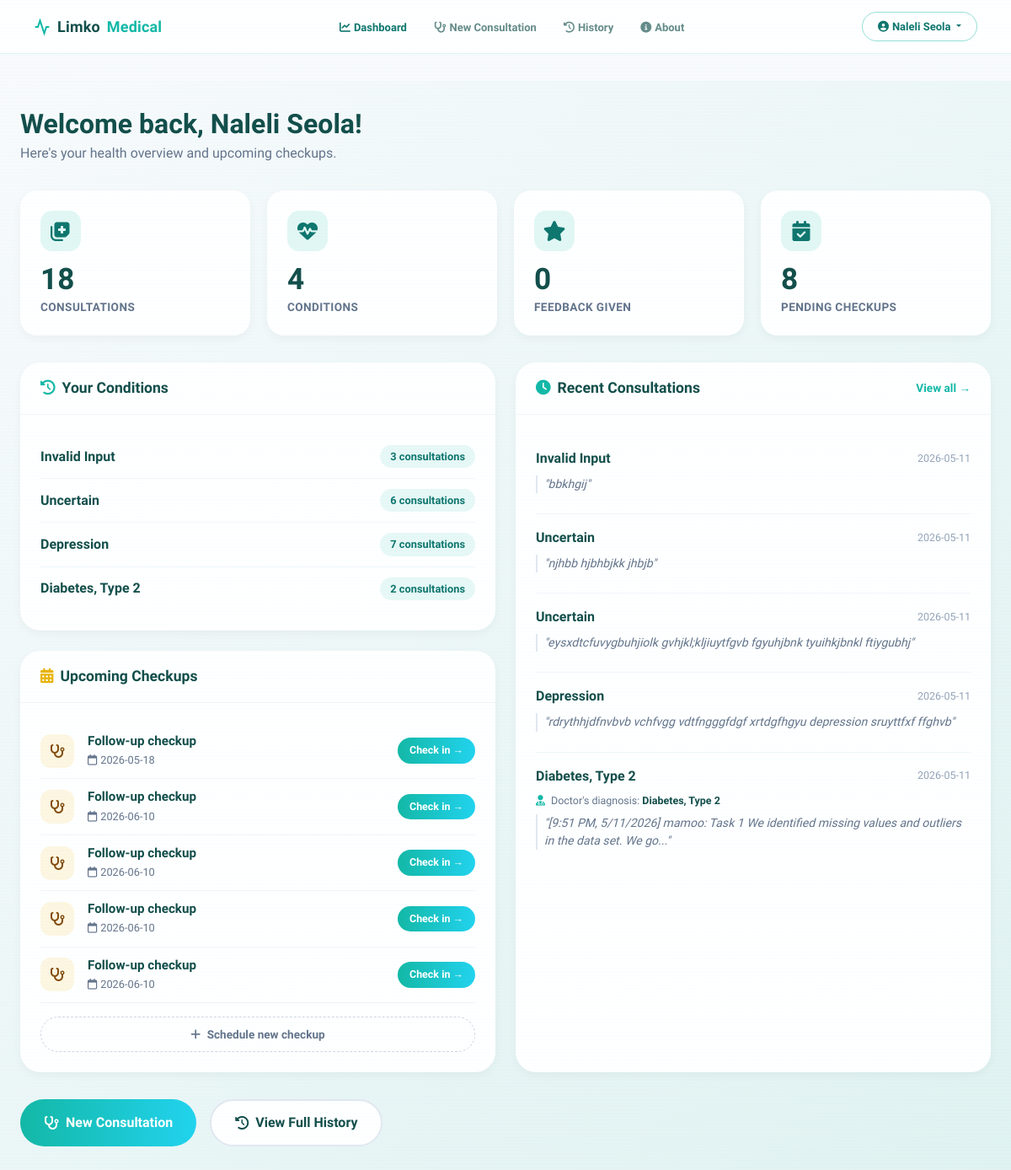
The app's page /dashboard (signed in) with its own data.
### tables this page shows
CREATE TABLE users (
                    user_id TEXT PRIMARY KEY,
                    email TEXT UNIQUE,
                    full_name TEXT,
                    password_hash TEXT,
                    age INTEGER,
                    gender TEXT,
                    created_at TIMESTAMP DEFAULT CURRENT_TIMESTAMP,
                    last_login TIMESTAMP
                );

CREATE TABLE checkups (
                    checkup_id INTEGER PRIMARY KEY AUTOINCREMENT,
                    user_id TEXT NOT NULL,
                    consultation_id INTEGER,
                    scheduled_date DATE,
                    status TEXT DEFAULT 'pending',
                    notes TEXT,
                    created_at TIMESTAMP DEFAULT CURRENT_TIMESTAMP, feeling TEXT, severity INTEGER, medication_adherence TEXT,
                    FOREIGN KEY (user_id) REFERENCES users(user_id),
                    FOREIGN KEY (consultation_id) REFERENCES consultations(consultation_id)
                );

CREATE TABLE consultations (
                    consultation_id INTEGER PRIMARY KEY AUTOINCREMENT,
                    user_id TEXT NOT NULL,
                    symptoms TEXT NOT NULL,
                    predicted_condition TEXT NOT NULL,
                    confidence REAL NOT NULL,
                    recommendations TEXT,
                    created_at TIMESTAMP DEFAULT CURRENT_TIMESTAMP, user_diagnosis TEXT, diagnosis_agreement TEXT,
                    FOREIGN KEY (user_id) REFERENCES users(user_id)
                );

### web/routes.py (the view)
@main_bp.route('/dashboard')
@login_required
def dashboard():
    history_service = get_history_service()
    auth_service = get_auth_service()
    user_id = session['user_id']
    user = auth_service.get_user_profile(user_id)
    consultations = history_service.get_user_history(user_id, limit=10)
    checkups = history_service.get_upcoming_checkups(user_id)
    previous_conditions = history_service.get_previous_conditions(user_id)
    stats = history_service.get_user_stats(user_id)
    return render_template('dashboard.html',
                           user=user,
                           consultations=consultations,
                           checkups=checkups,
                           previous_conditions=previous_conditions,
                           stats=stats)

### web/routes.py (called while the page is built)
def login_required(f):
    @wraps(f)
    def decorated_function(*args, **kwargs):
        if 'user_id' not in session:
            flash('Please sign in to access this page.', 'error')
            return redirect(url_for('main.login'))
        return f(*args, **kwargs)
    return decorated_function

def get_history_service():
    if not hasattr(current_app, '_history'):
        current_app._history = HistoryService()
    return current_app._history

def get_auth_service():
    if not hasattr(current_app, '_auth'):
        current_app._auth = AuthService()
    return current_app._auth

### web/services/auth_service.py (called while the page is built)
    def get_user_profile(self, user_id):
        with sqlite3.connect(self.db_path) as conn:
            cursor = conn.cursor()
            cursor.execute('''
                SELECT user_id, email, full_name, age, gender, created_at, last_login
                FROM users WHERE user_id = ?
            ''', (user_id,))
            row = cursor.fetchone()
            if row:
                return {
                    'user_id': row[0],
                    'email': row[1],
                    'full_name': row[2],
                    'age': row[3],
                    'gender': row[4],
                    'created_at': row[5],
                    'last_login': row[6]
                }
            return None

### web/services/history_service.py (called while the page is built)
    def get_previous_conditions(self, user_id):
        with sqlite3.connect(self.db_path) as conn:
            cursor = conn.cursor()
            cursor.execute('''
                SELECT DISTINCT predicted_condition, COUNT(*) as count, MAX(created_at)
                FROM consultations
                WHERE user_id = ?
                GROUP BY predicted_condition
                ORDER BY MAX(created_at) DESC
            ''', (user_id,))
            return [{'condition': row[0], 'count': row[1]} for row in cursor.fetchall()]

### web/templates/dashboard.html (shortened to what this page needs)
{% extends "base.html" %}
{% block navbar %}
<nav class="main-nav" style="margin-bottom:2rem;">
    <a href="{{ url_for('main.dashboard') }}" class="main-nav-logo">
        <svg viewBox="0 0 24 24" fill="none" stroke="#14b8a6" stroke-width="2.5">
            <polyline points="22 12 18 12 15 21 9 3 6 12 2 12"/>
        </svg>
        Limko<span>Medical</span>
    </a>
    <ul class="main-nav-links">
        <li><a href="{{ url_for('main.dashboard') }}" class="{% if request.endpoint == 'main.dashboard' %}active{% endif %}"><i class="fas fa-chart-line me-1"></i>Dashboard</a></li>
        <li><a href="{{ url_for('main.predict') }}" class="{% if request.endpoint == 'main.predict' %}active{% endif %}"><i class="fas fa-stethoscope me-1"></i>New Consultation</a></li>
        <li><a href="{{ url_for('main.history') }}" class="{% if request.endpoint == 'main.history' %}active{% endif %}"><i class="fas fa-history me-1"></i>History</a></li>
        <li><a href="{{ url_for('main.about') }}" class="{% if request.endpoint == 'main.about' %}active{% endif %}"><i class="fas fa-info-circle me-1"></i>About</a></li>
    </ul>
    <div class="main-nav-actions">
        {% if user %}
        <div class="dropdown">
            <button class="nav-btn-ghost dropdown-toggle" type="button" id="userDropdown" data-bs-toggle="dropdown" aria-expanded="false">
                <i class="fas fa-user-circle me-1"></i>{{ user.full_name or user.email.split('@')[0] }}
            </button>
        </div>
        {% else %}
        <a href="{{ url_for('main.login') }}" class="nav-btn-ghost">Sign in</a>
        <a href="{{ url_for('main.predict') }}" class="nav-btn-fill">Get started</a>
        {% endif %}
    </div>
</nav>
{% endblock %}
{% block content %}
{% set ns = namespace(confirmed=0,accepted=0,overridden=0,conflict=0,with_diag=0) %}
{% for c in consultations %}
    {% if c.user_diagnosis %}
        {% set ns.with_diag = ns.with_diag + 1 %}
        {% if c.diagnosis_agreement == 'confirmed'  %}{% set ns.confirmed  = ns.confirmed  + 1 %}{% endif %}
        {% if c.diagnosis_agreement == 'accepted'   %}{% set ns.accepted   = ns.accepted   + 1 %}{% endif %}
        {% if c.diagnosis_agreement == 'overridden' %}{% set ns.overridden = ns.overridden + 1 %}{% endif %}
        {% if c.diagnosis_agreement == 'conflict'   %}{% set ns.conflict   = ns.conflict   + 1 %}{% endif %}
    {% endif %}
{% endfor %}
{% set conflict_consultations = consultations | selectattr('diagnosis_agreement','equalto','conflict') | list %}
<div class="dashboard-page">
  <div class="dashboard-container">
    <div class="welcome-header">
      <h1>Welcome back, {{ user.full_name or user.email.split('@')[0] }}!</h1>
      <p>Here's your health overview and upcoming checkups.</p>
    </div>
    <div class="stats-grid">
      <div class="stat-card">
        <div class="stat-icon"><i class="fas fa-notes-medical"></i></div>
        <div class="stat-value">{{ stats.total_consultations }}</div>
        <div class="stat-label">Consultations</div>
      </div>
      <div class="stat-card">
        <div class="stat-icon"><i class="fas fa-heartbeat"></i></div>
        <div class="stat-value">{{ stats.conditions_treated }}</div>
        <div class="stat-label">Conditions</div>
      </div>
      <div class="stat-card">
        <div class="stat-icon"><i class="fas fa-star"></i></div>
        <div class="stat-value">{{ stats.feedback_given }}</div>
        <div class="stat-label">Feedback Given</div>
      </div>
      <div class="stat-card">
        <div class="stat-icon"><i class="fas fa-calendar-check"></i></div>
        <div class="stat-value">{{ stats.pending_checkups }}</div>
        <div class="stat-label">Pending Checkups</div>
      </div>
    </div>
    <div class="dashboard-grid">
      <div>
        <div class="dashboard-card" style="margin-bottom:1.5rem;">
          <div class="card-header">
            <h3><i class="fas fa-history me-2" style="color:#14b8a6;"></i>Your Conditions</h3>
          </div>
          <div class="card-body">
            {% if previous_conditions %}
              {% for cond in previous_conditions %}
              <div class="condition-item">
                <span class="condition-name">{{ cond.condition }}</span>
                <span class="condition-count">{{ cond.count }} consultation{{ 's' if cond.count > 1 }}</span>
              </div>
              {% endfor %}
            {% else %}
              <div class="empty-state"><i class="fas fa-clipboard-list"></i><p>No conditions recorded yet.<br>Start a consultation to get started.</p></div>
            {% endif %}
          </div>
        </div>
        <div class="dashboard-card">
          <div class="card-header">
            <h3><i class="fas fa-calendar-alt me-2" style="color:#eab308;"></i>Upcoming Checkups</h3>
          </div>
          <div class="card-body">
            {% if checkups %}
              {% for checkup in checkups %}
              <div class="checkup-item">
                <div class="checkup-icon"><i class="fas fa-stethoscope"></i></div>
                <div class="checkup-info">
                  <h4>Follow-up checkup</h4>
                  <p><i class="far fa-calendar me-1"></i>{{ checkup.scheduled_date }}</p>
                </div>
                <button class="checkup-action-btn" onclick="openCheckupModal('{{ checkup.checkup_id }}','{{ checkup.scheduled_date }}')">Check in →</button>
              </div>
              {% endfor %}
            {% else %}
              <div class="empty-state"><i class="fas fa-calendar"></i><p>No upcoming checkups.<br>Schedule one after your next consultation!</p></div>
            {% endif %}
            <div style="margin-top:1rem;text-align:center;">
              <button onclick="openNewCheckupModal()" style="background:none;border:1.5px dashed #cbd5e1;color:#64748b;padding:10px 20px;border-radius:50px;font-size:0.85rem;font-weight:600;cursor:pointer;width:100%;transition:all .2s;" onmouseover="this.style.borderColor='#14b8a6';this.style.color='#0f766e';" onmouseout="this.style.borderColor='#cbd5e1';this.style.color='#64748b';">
                <i class="fas fa-plus me-1"></i> Schedule new checkup
              </button>
            </div>
          </div>
        </div>
      </div>
      <div class="dashboard-card">
        <div class="card-header">
          <h3><i class="fas fa-clock me-2" style="color:#14b8a6;"></i>Recent Consultations</h3>
          <a href="{{ url_for('main.history') }}">View all →</a>
        </div>
        <div class="card-body">
          {% if consultations %}
            {% for consult in consultations[:5] %}
            <div class="consultation-item">
              <div class="consultation-meta">
                <span class="consultation-condition">{{ consult.condition }}</span>
                <!--{% set cl = 'High' if consult.confidence >= 0.7 else ('Moderate' if consult.confidence >= 0.5 else 'Low') %}
                <span class="consultation-date">{{ consult.created_at[:10] }}</span>
              </div>
              {% if consult.user_diagnosis %}
              <div style="font-size:0.78rem;color:#64748b;margin-bottom:0.4rem;">
                <i class="fas fa-user-md" style="color:#14b8a6;margin-right:4px;"></i>
                Doctor's diagnosis: <strong style="color:#134e4a;">{{ consult.user_diagnosis }}</strong>
              </div>
              {% endif %}
              <div class="consultation-symptoms">"{{ consult.symptoms[:100] }}{% if consult.symptoms|length > 100 %}...{% endif %}"</div>
            </div>
            {% endfor %}
          {% else %}
            <div class="empty-state"><i class="fas fa-notes-medical"></i><p>No consultations yet.<br>Start your first consultation now!</p></div>
          {% endif %}
        </div>
      </div>
    </div>
    <div class="action-buttons">
      <a href="{{ url_for('main.predict') }}" class="btn-primary-large"><i class="fas fa-stethoscope"></i> New Consultation</a>
      <a href="{{ url_for('main.history') }}" class="btn-secondary-large"><i class="fas fa-history"></i> View Full History</a>
    </div>
  </div>
</div>
{% endblock %}

### web/static/css/style.css (style rules this page uses)
:root { --background: #020c14; --foreground: #d6f0f8; --muted: rgba(0, 210, 255, 0.06); --muted-fg: #6ba3b8; --border: rgba(0, 210, 255, 0.18); --border-strong: rgba(0, 210, 255, 0.35); --primary: #00d2ff; --primary-strong: #00b8e0; --primary-fg: #020c14; --accent: #00ffcc; --destructive: #ff4a4a; --card: rgba(0, 20, 35, 0.72); --gradient-glow: linear-gradient(135deg, #00d2ff, #00ffcc); --shadow-glow: 0 0 40px rgba(0, 210, 255, 0.22), 0 0 80px rgba(0, 255, 204, 0.1); --shadow-card: 0 8px 32px rgba(0, 0, 0, 0.6), 0 0 0 1px rgba(0, 210, 255, 0.12); --radius: 14px; }
* { box-sizing: border-box; margin: 0; padding: 0; }
html, body { background: var(--background); color: var(--foreground); font-family: "Exo 2", "Segoe UI", system-ui, sans-serif; -webkit-font-smoothing: antialiased; min-height: 100vh; }
a { color: inherit; text-decoration: none; }
button { font-family: inherit; cursor: pointer; border: none; background: none; color: inherit; }
body::after { content: ""; position: fixed; inset: 0; background: repeating-linear-gradient( 0deg, transparent, transparent 2px, rgba(0, 210, 255, 0.012) 2px, rgba(0, 210, 255, 0.012) 4px ); pointer-events: none; z-index: 9999; }

### web/templates/base.html (style rules this page uses)
*, *::before, *::after { box-sizing: border-box; }
body { font-family: 'Plus Jakarta Sans', system-ui, sans-serif; background: #f8fafc; color: #134e4a; margin: 0; }
.main-nav { position: sticky; top: 0; z-index: 100; height: 64px; padding: 0 2.5rem; display: flex; align-items: center; justify-content: space-between; background: rgba(255,255,255,0.9); backdrop-filter: blur(14px); -webkit-backdrop-filter: blur(14px); border-bottom: 1px solid rgba(20,184,166,0.15); }
.main-nav-logo { display: flex; align-items: center; gap: 8px; font-size: 18px; font-weight: 800; color: #134e4a; text-decoration: none; letter-spacing: 0.01em; }
.main-nav-logo span { color: #14b8a6; }
.main-nav-logo svg { width: 20px; height: 20px; }
.main-nav-links { display: flex; gap: 2rem; list-style: none; margin: 0; padding: 0; }
.main-nav-links a { font-size: 13px; font-weight: 600; color: #134e4a; text-decoration: none; opacity: 0.65; transition: opacity 0.2s, color 0.2s; }
.main-nav-links a:hover, .main-nav-links a.active { opacity: 1; color: #0f766e; }
.main-nav-actions { display: flex; align-items: center; gap: 10px; }
.nav-btn-ghost { background: transparent; border: 1.5px solid rgba(20,184,166,0.45); color: #0f766e; padding: 7px 18px; border-radius: 50px; font-size: 13px; font-weight: 700; cursor: pointer; font-family: inherit; }

### records on screen
users: full_name "Naleli Seola"
checkups: scheduled_date "2026-05-18"
checkups: scheduled_date "2026-06-10"
checkups: scheduled_date "2026-06-10"
checkups: scheduled_date "2026-06-10"
checkups: scheduled_date "2026-06-10"
consultations: condition "Invalid Input", created_at "2026-05-11", symptoms "bbkhgij"
consultations: condition "Uncertain", created_at "2026-05-11", symptoms "njhbb hjbhbjkk jhbjb"
consultations: condition "Uncertain", created_at "2026-05-11", symptoms "eysxdtcfuvygbuhjiolk gvhjkl;kljiuytfgvb fgyuhjbnk tyuihkjbnkl ftiygubhj"
consultations: condition "Depression", created_at "2026-05-11", symptoms "rdrythhjdfnvbvb vchfvgg vdtfngggfdgf xrtdgfhgyu depression sruyttfxf ffghvb"
consultations: condition "Diabetes, Type 2", created_at "2026-05-11", user_diagnosis "Diabetes, Type 2", symptoms "[9:51 PM, 5/11/2026] mamoo: Task 1 We identified missing values and outliers in the data set. We go"

### other values on screen
{{ stats.total_consultations }} "18"
{{ stats.conditions_treated }} "4"
{{ stats.feedback_given }} "0"
{{ stats.pending_checkups }} "8"
{{ cond.condition }} "Invalid Input" "Uncertain" "Depression" "Diabetes, Type 2"
{{ cond.count }} "3" "6" "7" "2"
{{ 's' if cond.count > 1 }} "s" "s" "s" "s"
